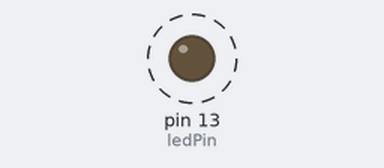
This sketch was run on a simulated Arduino Uno, built with avr-gcc and run on an emulated ATmega328P. Shown: output pins drawn as LEDs (lit = HIGH). Dashed ring = blinking. What the sketch prints to the serial monitor is not drawn.

Above: at 0.5 s.
Timing chart, 0 to 4.6 s (numbered marks = the images above):
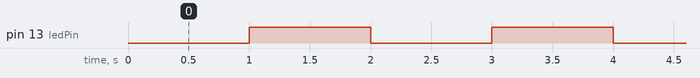

Measured:
- by itself, pin 13 (ledPin): alternates HIGH for 1.0 s and LOW for 1.0 s

The sketch:

timer_interrupt.ino
```cpp
int ledPin = 13;
boolean toggle1 = 0;


void setup(){
   pinMode(13, OUTPUT);
   Serial.begin(9600);
   cli(); // stop interrups
   TCCR1A = 0;// set entire TCCR1A register to 0
   TCCR1B = 0;// same for TCCR1B
   TCNT1  = 0;//initialize counter value to 0
   // set compare match register for 100hz increments
   // prescaler is 64
   OCR1A = 15624;// = (16*10^6) / (100*256) - 1 (must be <65536 and >256)
   // turn on CTC mode
   TCCR1B |= (1 << WGM12);

   // Set CS10 and CS12 bits for 64 prescaler
   TCCR1B |= (1 << CS12) | (1 << CS10);
   TIMSK1 |= (1 << OCIE1A);
   sei();//allow inter1upts
}

ISR(TIMER1_COMPA_vect){
 Serial.println("INTERRUPT!!");
 if (toggle1){
    digitalWrite(13,HIGH);
    toggle1 = 0;
  }
  else{
    digitalWrite(13,LOW);
    toggle1 = 1;
  }
}

void loop(){

}
```
